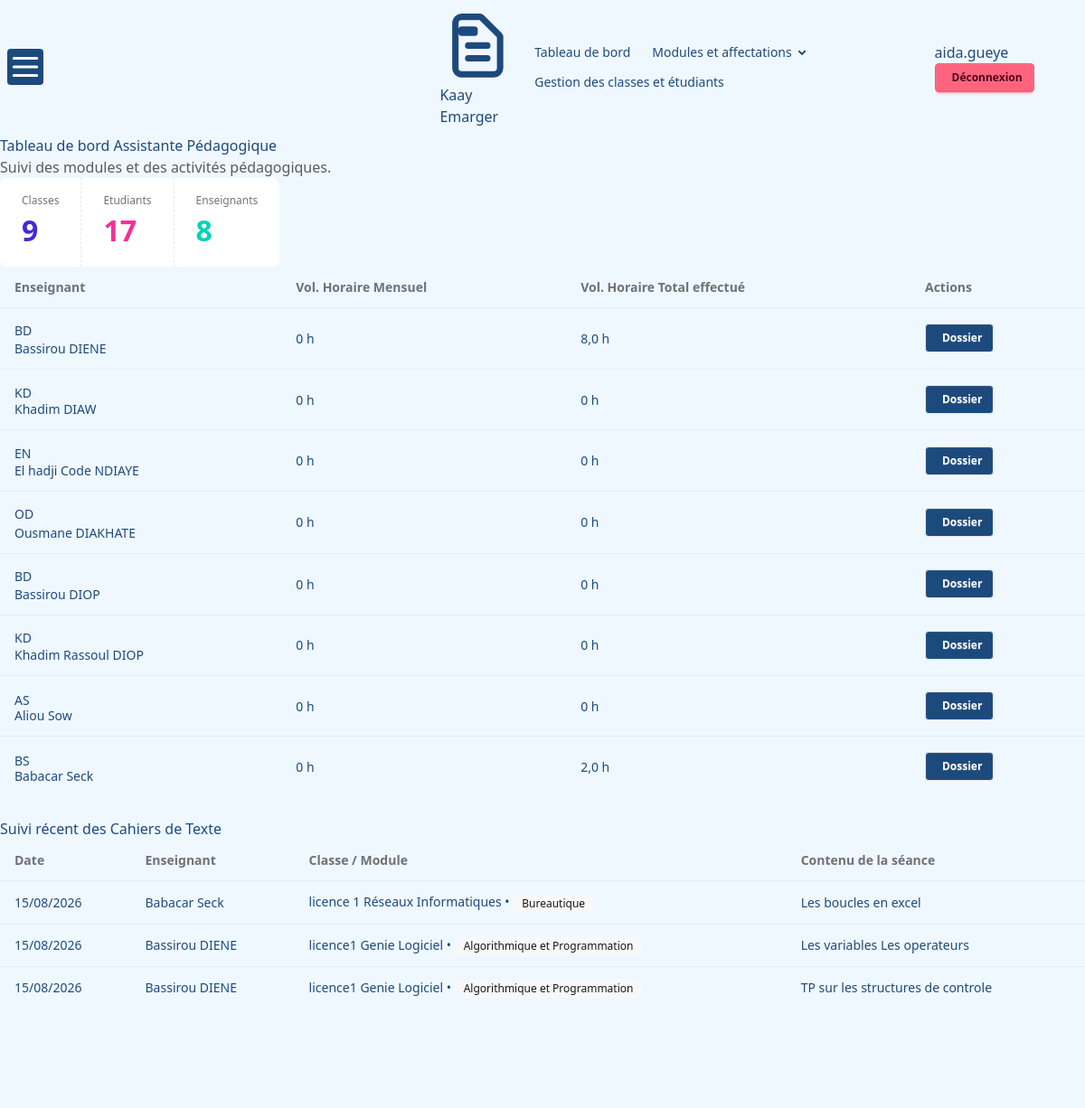
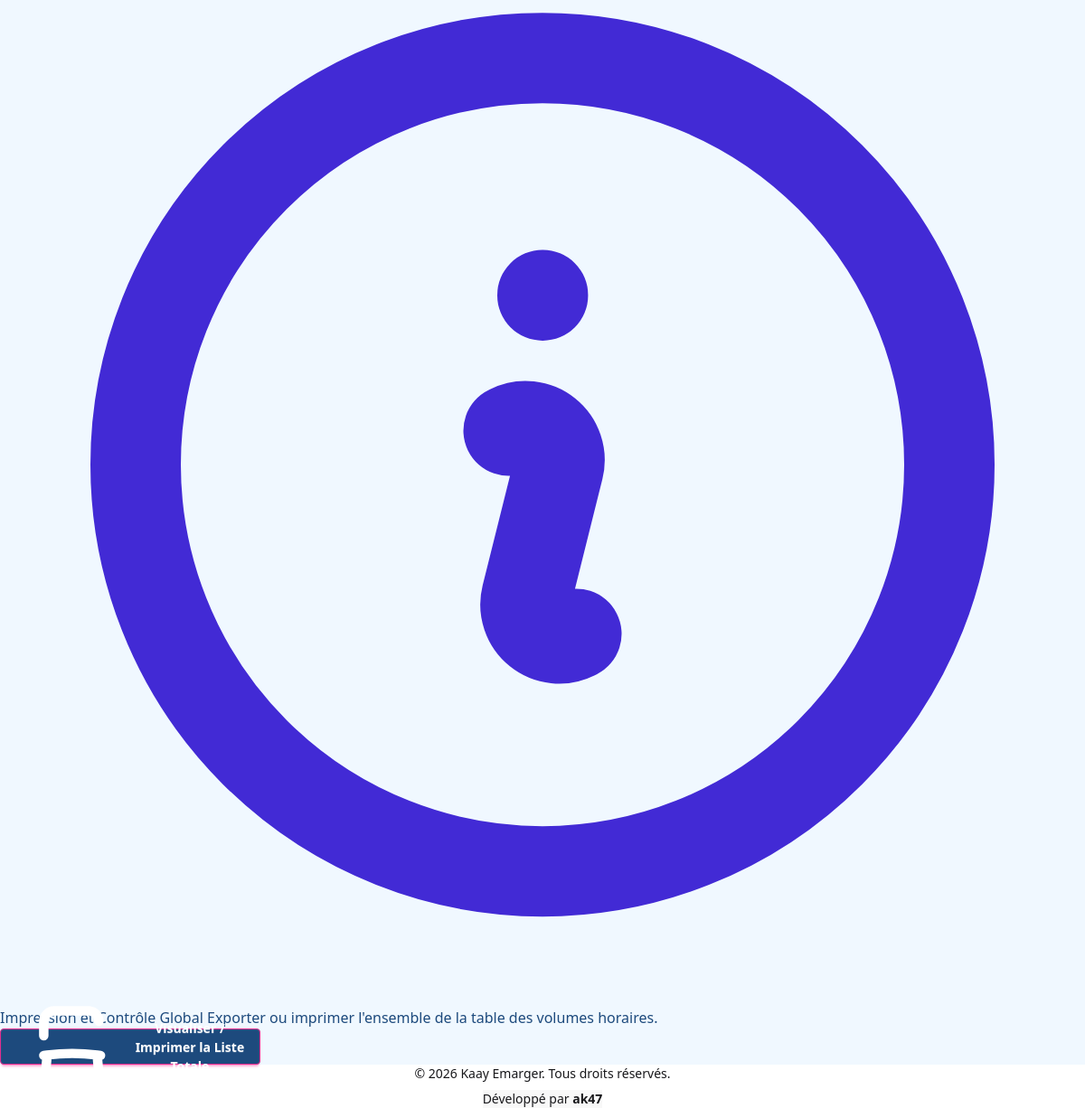
Page /responsables/dashboard_responsable/ (signed in) on the earlier database version (2 pictures, top to bottom).
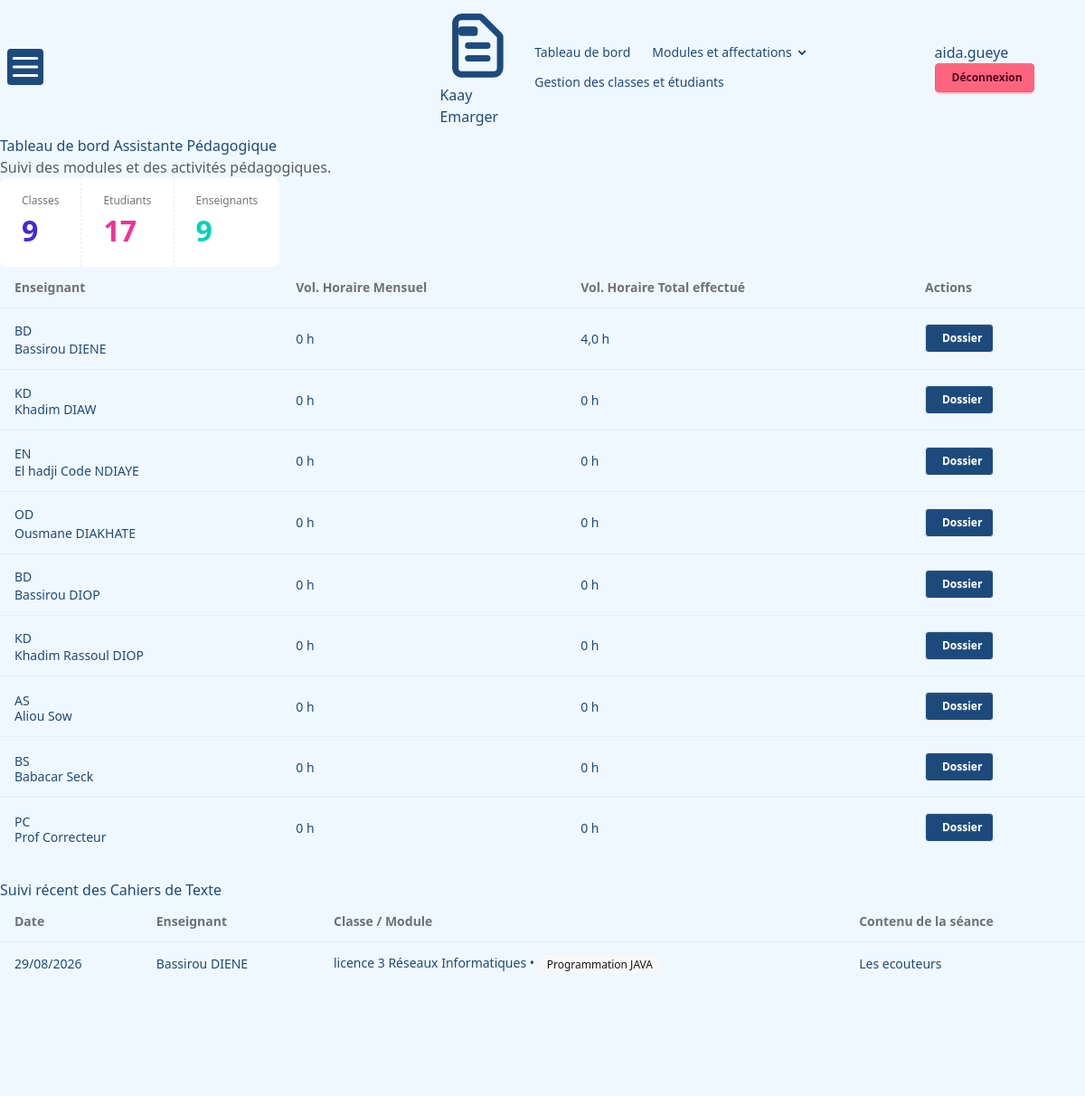
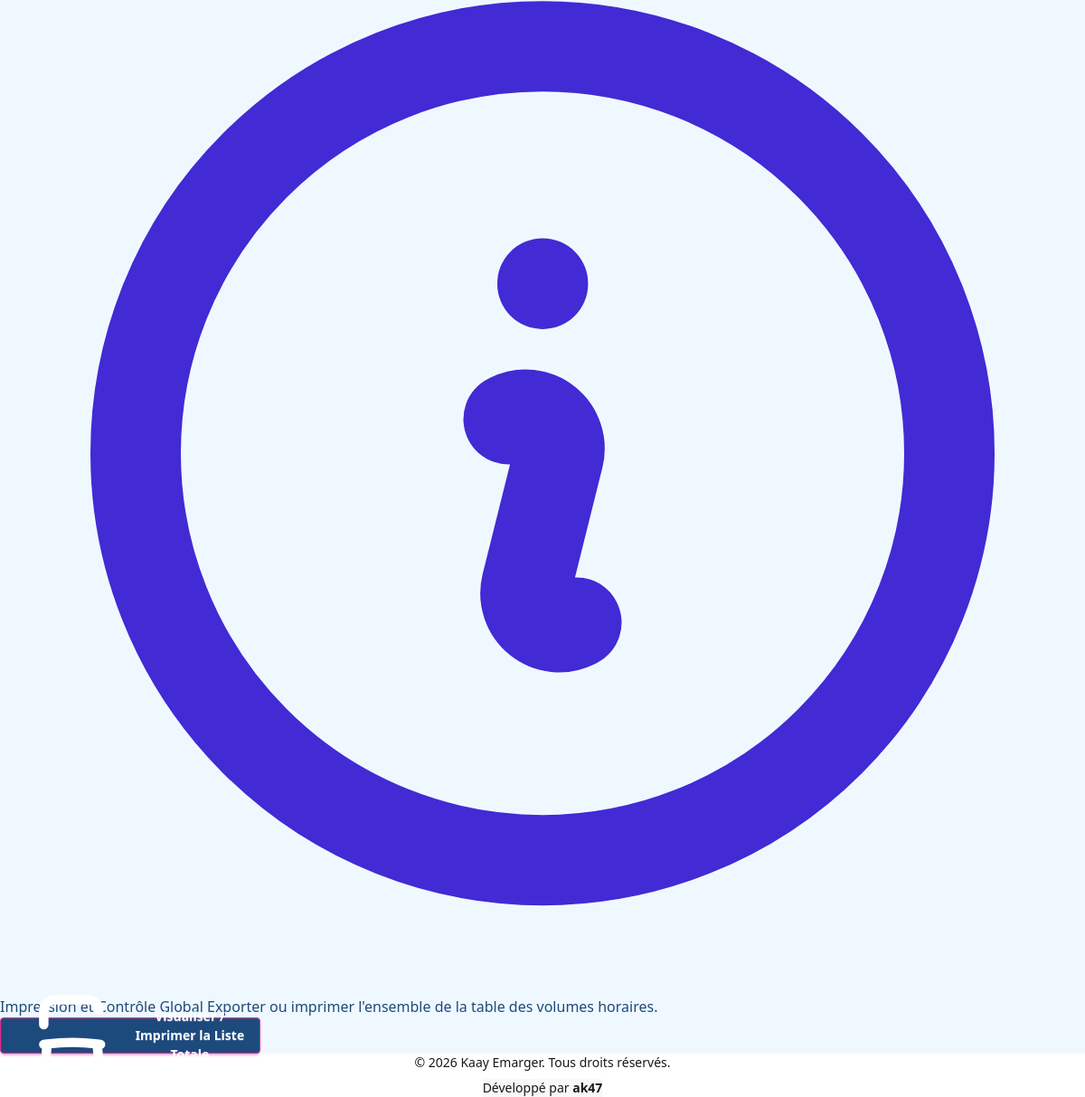
Same page on the later database version (2 pictures, top to bottom).
### project/models.py (models this page shows, shortened)
class User(AbstractUser):
    ROLE_CHOICES = (
        ('admin', 'Admin'),
        ('enseignant','Enseignant'),
        ('responsable','Responsable'),
    )
    role = models.CharField(max_length=20, choices=ROLE_CHOICES , default='enseignant')

class Enseignant(models.Model):
    user = models.OneToOneField(User, on_delete=models.CASCADE)
    nom = models.CharField(max_length=40)
    prenom = models.CharField(max_length=40)
    email = models.EmailField()
    telephone = models.CharField(max_length=9)

class Cahier(models.Model):
    emargement = models.OneToOneField(
        Emargement,
        on_delete=models.CASCADE,
        related_name="cahier_texte",
        null=True,
        blank=True
    )
    enseignant = models.ForeignKey(Enseignant, on_delete=models.CASCADE)
    classe = models.ForeignKey(Classe , on_delete=models.CASCADE , null=True , blank=True)
    date = models.DateField()
    module = models.ForeignKey(Module, on_delete=models.CASCADE ,blank=True , null=True)
    contenu = models.TextField()

class Classe(models.Model):
    code = models.CharField(max_length=10, blank=True)
    filiere = models.CharField(max_length=40)
    niveau = models.CharField(max_length=40)

class Module(models.Model):
    code = models.CharField(max_length=10, unique=True, null=True, blank=True)
    nom = models.CharField(max_length=30, null=True)
    heures_cm = models.PositiveBigIntegerField(default=0, verbose_name="Heure CM")
    heures_td = models.PositiveBigIntegerField(default=0, verbose_name="Heures TD")
    heures_tp = models.PositiveBigIntegerField(default=0, verbose_name="Heures TP")
    volHoraire = models.IntegerField(null=True)

### project/views.py (the view)
# urls.py: path('responsables/dashboard_responsable/', views.dashboard_responsable,name='dashboard_responsable'),
@login_required
def dashboard_responsable(request):
    if request.user.role != 'responsable':
        return HttpResponseForbidden("Cette page est réservée aux responsables pédagogiques.")
    mois_filtre = request.GET.get("mois")
    enseignant_cible = request.GET.get("enseignant_id")
    current_year = datetime.now().year
    current_month = datetime.now().month
    all_emargements = Emargement.objects.select_related('module', 'classe', 'enseignant','cahier_texte').filter(date__year=current_year)
    all_cahiers = Cahier.objects.select_related('enseignant', 'module', 'classe').filter(date__year=current_year)
    enseignants_objects = Enseignant.objects.all()
    enseignant_data = []
    for ens in enseignants_objects:
        emargements_query = [e for e in all_emargements if e.enseignant_id == ens.id]
        total_heures = 0
        heures_mensuelles = 0
        emargements_dossier = []
        if enseignant_cible and str(ens.id) == str(enseignant_cible):
            mois_cours_calcul = int(mois_filtre) if mois_filtre and mois_filtre.isdigit() else current_month
        else:
            mois_cours_calcul = current_month
        for em in emargements_query:
            if em.arrivee and em.depart:
                diff = datetime.combine(datetime.min, em.depart) - datetime.combine(datetime.min, em.arrivee)
                heures_seance = diff.total_seconds() / 3600.0
                total_heures += heures_seance
                if em.date.month == mois_cours_calcul:
                    heures_mensuelles += heures_seance
                em.cahier = getattr(em,'cahier_texte',None)
                if enseignant_cible and str(ens.id) == str(enseignant_cible):
                    if mois_filtre:
                        if str(em.date.month) == str(mois_filtre):
                            emargements_dossier.append(em)
                    else:
                        emargements_dossier.append(em)
                else:
                    emargements_dossier.append(em)
        enseignant_data.append({
            "enseignant": ens,
            "total_heures": round(total_heures, 2),
            "heures_mensuelles": round(heures_mensuelles, 2),
            "emargements": emargements_dossier
        })
    cahiers_texte = Cahier.objects.select_related('enseignant', 'module', 'classe').all().order_by('-date')[:15]
    context = {
        "classes_count": Classe.objects.count(),
        "etudiants_count": Etudiant.objects.count(),
        "enseignants_count": Enseignant.objects.count(),
        "affectations_count": Affectation.objects.count(),
        "enseignant_data": enseignant_data,
        "cahiers_texte": cahiers_texte,
        "mois_filtre": mois_filtre or "",
        "enseignant_cible": enseignant_cible or "",
    }
    return render(request, 'responsables/dashboard_responsable.html', context)

### project/templates/responsables/dashboard_responsable.html (shortened to what this page needs)
{% extends 'base.html' %}
{% block content %}
<div
  class="mb-8 flex flex-col gap-4 sm:flex-row sm:items-center sm:justify-between"
>
  <div>
    <h1 class="text-3xl font-bold">Tableau de bord Assistante Pédagogique</h1>
    <p class="text-base-content/70">
      Suivi des modules et des activités pédagogiques.
    </p>
  </div>
</div>
<div
  class="stats stats-vertical w-full bg-base-100 shadow md:stats-horizontal mb-8"
>
  <div class="stat">
    <div class="stat-title">Classes</div>
    <div class="stat-value text-primary">{{ classes_count }}</div>
  </div>
  <div class="stat">
    <div class="stat-title">Etudiants</div>
    <div class="stat-value text-secondary">{{ etudiants_count }}</div>
  </div>
  <div class="stat">
    <div class="stat-title">Enseignants</div>
    <div class="stat-value text-accent">{{ enseignants_count }}</div>
  </div>
</div>
<div class="space-y-8 mt-6">
  <div class="overflow-x-auto w-full bg-[#ffffff] shadow-xl" id="zone-resultats">
    <table class="table  w-full text-slate-300">
      <thead class="bg-[#fff] text-slate-400 border-b border-slate-800">
        <tr>
          <th>Enseignant</th>
          <th class="text-center">Vol. Horaire Mensuel</th>
          <th class="text-center">Vol. Horaire Total effectué</th>
          <th class="text-center">Actions</th>
        </tr>
      </thead>
      <tbody>
        {% for e in enseignant_data %}
        <tr class=" border-b border-slate-800/50 ">
          <td>
            <div class="flex items-center gap-3">
              <div class="avatar placeholder">
                <div class="bg-slate-800 text-slate-200 w-8 h-8 rounded-full font-bold text-[#000] flex items-center justify-center border border-slate-700">
                  {{ e.enseignant.prenom|slice:":1" }}{{ e.enseignant.nom|slice:":1" }}
                </div>
              </div>
              <div>
                <span class="font-bold text-slate-200 block">{{ e.enseignant.prenom }} {{ e.enseignant.nom }}</span>
              </div>
            </div>
          </td>
          <td class="text-center font-medium text-purple-400">
            {{ e.heures_mensuelles }} h
          </td>
          <td class="text-center font-bold text-emerald-400">
            {{ e.total_heures }} h
          </td>
          <td>
            <div class="text-center">
              <button class="btn btn-[#0e2954] btn-sm gap-1.5"
                onclick="document.getElementById('modal_dossier_{{ e.enseignant.id }}').showModal()">
                Dossier
              </button>
            </div>
          </td>
        </tr>
        {% empty %}
        <tr>
          <td colspan="4" class="text-center py-8 text-slate-500 italic">Aucune information disponible.</td>
        </tr>
        {% endfor %}
        </tbody>
    </table>
</div>
<br>
</div>
  <div class="overflow-x-auto w-full bg-[#fff] shadow-xl p-6">
    <h3 class="text-sm font-bold text-slate-400 uppercase tracking-wider mb-4">Suivi récent des Cahiers de Texte</h3>
    <table class="table table-compact w-full text-slate-300">
      <thead class="bg-[#fff] text-slate-400">
        <tr>
          <th>Date</th>
          <th>Enseignant</th>
          <th>Classe / Module</th>
          <th>Contenu de la séance</th>
        </tr>
      </thead>
      <tbody>
        {% for c in cahiers_texte %}
        <tr class="border-b border-slate-800/40">
          <td class="text-[#000]">{{ c.date|date:"d/m/Y" }}</td>
          <td class="text-[#000]">{{ c.enseignant.prenom }} {{ c.enseignant.nom }}</td>
          <td class="text-[#000]"><span>{{c.classe.niveau}} {{ c.classe.filiere }}</span> • <span class="badge badge-sm badge-ghost">{{ c.module.nom }}</span></td>
          <td class="text-[#000]">{{ c.contenu }}</td>
        </tr>
        {% empty %}
        <tr>
          <td colspan="4" class="text-center py-4 text-slate-600 italic">Aucun cahier de texte enregistré récemment.</td>
        </tr>
        {% endfor %}
      </tbody>
    </table>
  </div>
<br>
  <div class="flex flex-col sm:flex-row justify-between items-center bg-[#fff] p-4  shadow-xl gap-4">
    <div class="flex items-center gap-3">
      <div class="p-2 bg-[#1D4A7D] rounded-lg text-primary border border-slate-800">
      </div>
      <div>
        <span class="text-sm font-semibold text-slate-200 block">Impression et Contrôle Global</span>
        <span class="text-xs text-slate-500">Exporter ou imprimer l'ensemble de la table des volumes horaires.</span>
      </div>
    </div>
  <div class="w-full sm:w-auto">
      <button class="btn btn-secondary sm:w-auto gap-2" onclick="exporterTableauGlobal()">
        Visualiser / Imprimer la Liste Totale
      </button>
  </div>
  </div>
{% endblock %}

### project/templates/base.html (shortened to what this page needs)
{% load static %}
<!doctype html>
<html lang="fr" data-theme="corporate">
  <head>
    <link
      href="{% static 'vendor/daisyui/daisyui.css' %}"
      rel="stylesheet"
      type="text/css"
    />
    <script src="{% static 'vendor/daisyui/tailwind-browser.js' %}"></script>
  </head>
  <body class="min-h-screen bg-base-200">
    <div class="navbar sticky top-0 z-[100] bg-white shadow-md px-4 lg:px-8">
    <div class="navbar-start lg:hidden">
        <div class="dropdown">
            <button tabindex="0"
                    class="btn btn-ghost btn-square bg-[#fff]"
                    aria-label="Menu">
                <svg xmlns="http://www.w3.org/2000/svg"
                     class="h-6 w-6"
                     fill="none"
                     viewBox="0 0 24 24"
                     stroke="currentColor">
                    <path stroke-linecap="round"
                          stroke-linejoin="round"
                          stroke-width="2"
                          d="M4 6h16M4 12h16M4 18h16" />
                </svg>
            </button>
        </div>
    </div>
    <div class="flex-1">
        <a href="{% if request.user.role == 'responsable' %}{% url 'dashboard_responsable' %}{% else %}{% url 'dashboard_enseignant' %}{% endif %}"
           class="inline-flex items-center gap-2 text-lg font-bold text-[#0E2954]">
            <span>Kaay Emarger</span>
        </a>
    </div>
    <div class="hidden lg:flex items-center">
        <ul class="menu menu-horizontal px-1 gap-1">
            {% if request.user.role == 'enseignant' %}
                <li>
                    <a class="font-medium flex items-center gap-2"
                       href="{% url 'dashboard_enseignant' %}">
                        <span>Tableau de bord</span>
                    </a>
                </li>
                <li>
                    <a class="font-medium flex items-center gap-2"
                       href="{% url 'emarger_et_cahier' %}">
                        <span>Émarger & Cahier de texte</span>
                    </a>
                </li>
                <li>
                    <a class="font-medium flex items-center gap-2"
                       href="{% url 'absence' %}">
                        <span>Absences</span>
                    </a>
                </li>
            {% elif request.user.role == 'responsable' %}
                <li>
                    <a class="font-medium"
                       href="{% url 'dashboard_responsable' %}">
                        Tableau de bord
                    </a>
                </li>
                <li>
                    <details>
                        <summary class="font-medium">
                            Modules et affectations
                        </summary>
                    </details>
                </li>
                <li>
                    <a href="{% url 'liste_classes' %}">
                        Gestion des classes et étudiants
                    </a>
                </li>
            {% endif %}
        </ul>
    </div>
    <div class="flex items-center gap-4">
        {% if request.user.role == 'enseignant' %}
            <span class="font-semibold text-[#0E2954] text-sm hidden sm:block">
                {{ enseignant.prenom }} {{ enseignant.nom }}
            </span>
        {% else %}
            <span class="font-semibold text-[#0E2954] text-sm hidden sm:block">
                {{ request.user.username }}
            </span>
        {% endif %}
        <a class="btn btn-error btn-sm flex items-center gap-1.5"
           href="{% url 'deconnexion' %}">
            <span class="hidden sm:inline">
                Déconnexion
            </span>
        </a>
    </div>
</div>
    <main class="mx-auto max-w-7xl p-4 lg:p-8">
       {% block content %}{% endblock %}
    </main>
<footer class="footer footer-center p-6 bg-base-100 text-base-content border-t border-neutral/30 mt-12">
      <div class="flex flex-col sm:flex-row justify-between items-center w-full max-w-7xl mx-auto px-4 gap-4">
        <p class="text-xs font-semibold tracking-wide opacity-60">
          &copy; 2026 Kaay Emarger. Tous droits réservés.
        </p>
        <div class="flex items-center gap-2 text-xs bg-base-200 border border-neutral/40 px-4 py-1.5 rounded-full shadow-inner font-medium text-base-content">
          <span>Développé par <strong class=" bg-clip-text bg-gradient-to-r from-primary to-secondary font-extrabold tracking-wider">ak47</strong></span>
        </div>
      </div>
</footer>
  </body>
</html>

### project/templates/base.html (style rules this page uses)
:root { --color-azure-brume: #f0f8ff; --color-dark: #1D4A7D; --color-blanc: #ffffff; --color-noir: #1D4A7D; }
body { background-color: var(--color-azure-brume); color: #1D4A7D; }
button { background-color: #1D4A7D; color: var(--color-blanc); }

Differences in the rows shown:
removed Cahier: date "15/08/2026", enseignant.prenom "Babacar", enseignant.nom "Seck", classe.niveau "licence 1", classe.filiere "Réseaux Informatiques", module.nom "Bureautique", contenu "Les boucles en excel"
removed Cahier: date "15/08/2026", enseignant.prenom "Bassirou", enseignant.nom "DIENE", classe.niveau "licence1", classe.filiere "Genie Logiciel", module.nom "Algorithmique et Programmation", contenu "Les variables Les operateurs"
removed Cahier: date "15/08/2026", enseignant.prenom "Bassirou", enseignant.nom "DIENE", classe.niveau "licence1", classe.filiere "Genie Logiciel", module.nom "Algorithmique et Programmation", contenu "TP sur les structures de controle"
computed for Enseignant "DIENE": total_heures "8,0" → "4,0"
computed for Enseignant "Babacar": total_heures "2,0" → "0"
added Enseignant: enseignant.prenom "P", enseignant.nom "C", enseignant.prenom "Prof", enseignant.nom "Correcteur", heures_mensuelles "0", total_heures "0"
added Cahier: date "29/08/2026", enseignant.prenom "Bassirou", enseignant.nom "DIENE", classe.niveau "licence 3", classe.filiere "Réseaux Informatiques", module.nom "Programmation JAVA", contenu "Les ecouteurs"
Other differences:
{{ enseignants_count }}: "8" → "9"
